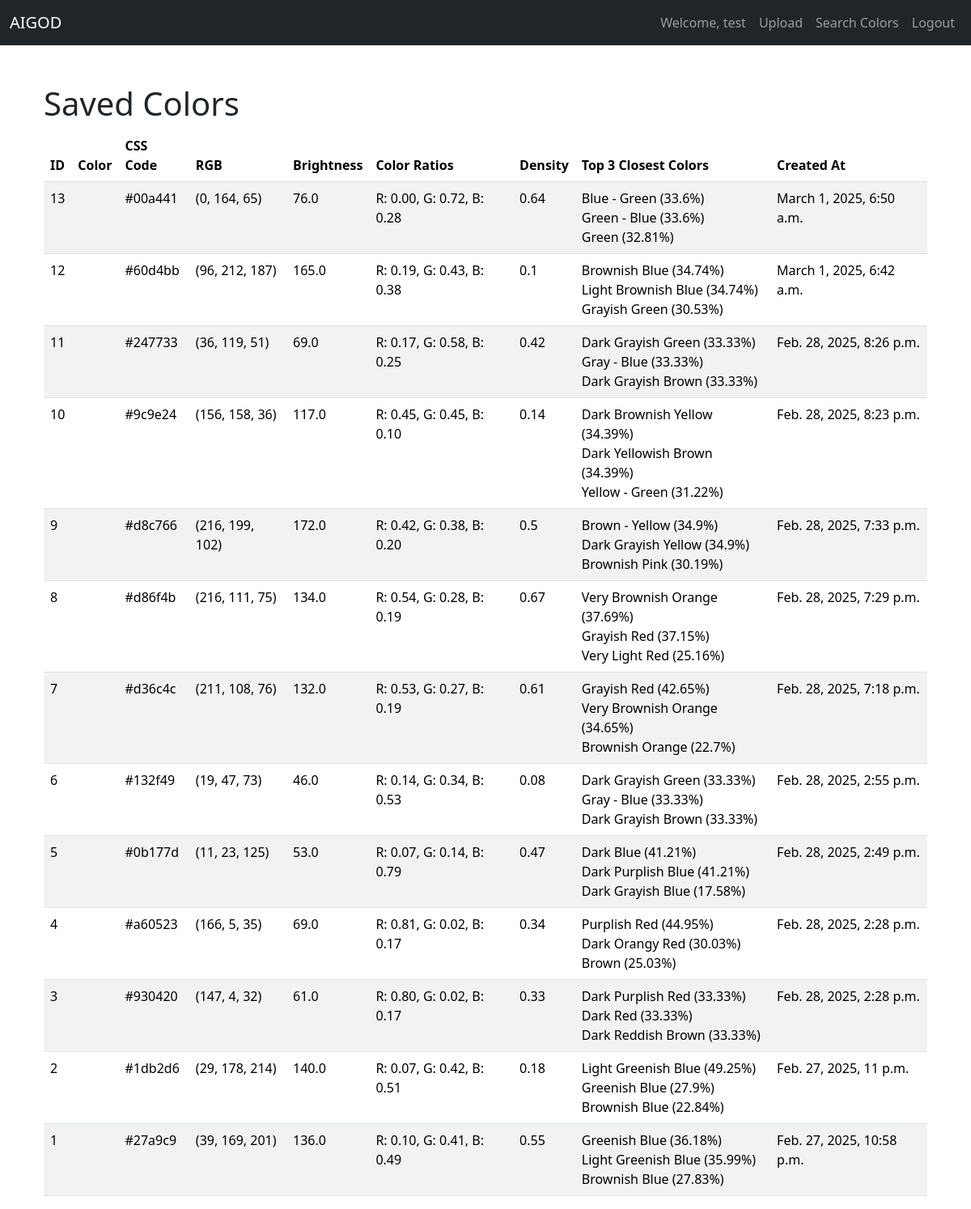
Screenshot of /saved_colors/ (signed in) with the database file from the repository.
### gemstone_app/models.py (models this page shows, shortened)
class ColorAnalysis(models.Model):
    gemstone_image = models.ForeignKey('GemstoneImage', on_delete=models.CASCADE)
    rgb = models.CharField(max_length=20)
    css_color_code = models.CharField(max_length=7)
    brightness = models.FloatField()
    color_ratios = models.CharField(max_length=50)
    density = models.FloatField()
    closest_colors = models.JSONField()
    created_at = models.DateTimeField(auto_now_add=True)

### gemstone_app/views.py (the view)
# urls.py: path('saved_colors/', saved_colors, name='saved_colors'),
def saved_colors(request):
    colors = ColorAnalysis.objects.all().order_by('-created_at')  # Show latest first
    return render(request, 'saved_colors.html', {'colors': colors})

### gemstone_app/templates/saved_colors.html
{% extends "base.html" %}
{% block content %}
<div class="container mt-5">
    <h1>Saved Colors</h1>
    <table class="table table-striped">
        <thead>
            <tr>
                <th>ID</th>
                <th>Color</th>
                <th>CSS Code</th>
                <th>RGB</th>
                <th>Brightness</th>
                <th>Color Ratios</th>
                <th>Density</th>
                <th>Top 3 Closest Colors</th>
                <th>Created At</th>
            </tr>
        </thead>
        <tbody>
            {% for color in colors %}
            <tr>
                <td>{{ color.id }}</td>
                <td><div class="color-box" style="background-color: {{ color.css_color_code }};"></div></td>
                <td>{{ color.css_color_code }}</td>
                <td>{{ color.rgb }}</td>
                <td>{{ color.brightness }}</td>
                <td>{{ color.color_ratios }}</td>
                <td>{{ color.density }}</td>
                <td>
                    {% for color_match in color.closest_colors %}
                        {{ color_match.name }} ({{ color_match.percentage }}%)<br>
                    {% endfor %}
                </td>
                <td>{{ color.created_at }}</td>
            </tr>
            {% endfor %}
        </tbody>
    </table>
</div>
{% endblock %}

### gemstone_app/templates/base.html (shortened to what this page needs)
{% load static %}
<!DOCTYPE html>
<html lang="en">
<head>
    <link href="https://cdn.jsdelivr.net/npm/bootstrap@5.3.3/dist/css/bootstrap.min.css" rel="stylesheet">
</head>
<body>
<nav class="navbar navbar-expand-lg navbar-dark bg-dark">
    <div class="container-fluid">
        <a class="navbar-brand" href="/">AIGOD</a>
        <div class="collapse navbar-collapse" id="navbarNav">
            <ul class="navbar-nav ms-auto">
                {% if user.is_authenticated %}
                    <li class="nav-item"><a class="nav-link" href="#">Welcome, {{ user.username }}</a></li>
                    <li class="nav-item"><a class="nav-link" href="{% url 'upload_image' %}">Upload</a></li>
                    <li class="nav-item"><a class="nav-link" href="{% url 'search_colors' %}">Search Colors</a></li>
                    <li class="nav-item"><a class="nav-link" href="{% url 'logout' %}">Logout</a></li>
                {% else %}
                    <li class="nav-item"><a class="nav-link" href="{% url 'login' %}">Login</a></li>
                    <li class="nav-item"><a class="nav-link" href="{% url 'register' %}">Register</a></li>
                {% endif %}
            </ul>
        </div>
    </div>
</nav>
<div class="container mt-5">
    {% block content %}
    {% endblock %}
</div>
</body>
</html>

### rows the page displays
ColorAnalysis: id "13", css_color_code "#00a441", rgb "(0, 164, 65)", brightness "76.0", color_ratios "R: 0.00, G: 0.72, B: 0.28", density "0.64", name "Blue - Green" "Green - Blue" "Green", percentage "33.6" "33.6" "32.81", created_at "March 1, 2025, 6:50 a.m."
ColorAnalysis: id "12", css_color_code "#60d4bb", rgb "(96, 212, 187)", brightness "165.0", color_ratios "R: 0.19, G: 0.43, B: 0.38", density "0.1", name "Brownish Blue" "Light Brownish Blue" "Grayish Green", percentage "34.74" "34.74" "30.53", created_at "March 1, 2025, 6:42 a.m."
ColorAnalysis: id "11", css_color_code "#247733", rgb "(36, 119, 51)", brightness "69.0", color_ratios "R: 0.17, G: 0.58, B: 0.25", density "0.42", name "Dark Grayish Green" "Gray - Blue" "Dark Grayish Brown", percentage "33.33" "33.33" "33.33", created_at "Feb. 28, 2025, 8:26 p.m."
ColorAnalysis: id "10", css_color_code "#9c9e24", rgb "(156, 158, 36)", brightness "117.0", color_ratios "R: 0.45, G: 0.45, B: 0.10", density "0.14", name "Dark Brownish Yellow" "Dark Yellowish Brown" "Yellow - Green", percentage "34.39" "34.39" "31.22", created_at "Feb. 28, 2025, 8:23 p.m."
ColorAnalysis: id "9", css_color_code "#d8c766", rgb "(216, 199, 102)", brightness "172.0", color_ratios "R: 0.42, G: 0.38, B: 0.20", density "0.5", name "Brown - Yellow" "Dark Grayish Yellow" "Brownish Pink", percentage "34.9" "34.9" "30.19", created_at "Feb. 28, 2025, 7:33 p.m."
ColorAnalysis: id "8", css_color_code "#d86f4b", rgb "(216, 111, 75)", brightness "134.0", color_ratios "R: 0.54, G: 0.28, B: 0.19", density "0.67", name "Very Brownish Orange" "Grayish Red" "Very Light Red", percentage "37.69" "37.15" "25.16", created_at "Feb. 28, 2025, 7:29 p.m."
ColorAnalysis: id "7", css_color_code "#d36c4c", rgb "(211, 108, 76)", brightness "132.0", color_ratios "R: 0.53, G: 0.27, B: 0.19", density "0.61", name "Grayish Red" "Very Brownish Orange" "Brownish Orange", percentage "42.65" "34.65" "22.7", created_at "Feb. 28, 2025, 7:18 p.m."
ColorAnalysis: id "6", css_color_code "#132f49", rgb "(19, 47, 73)", brightness "46.0", color_ratios "R: 0.14, G: 0.34, B: 0.53", density "0.08", name "Dark Grayish Green" "Gray - Blue" "Dark Grayish Brown", percentage "33.33" "33.33" "33.33", created_at "Feb. 28, 2025, 2:55 p.m."
ColorAnalysis: id "5", css_color_code "#0b177d", rgb "(11, 23, 125)", brightness "53.0", color_ratios "R: 0.07, G: 0.14, B: 0.79", density "0.47", name "Dark Blue" "Dark Purplish Blue" "Dark Grayish Blue", percentage "41.21" "41.21" "17.58", created_at "Feb. 28, 2025, 2:49 p.m."
ColorAnalysis: id "4", css_color_code "#a60523", rgb "(166, 5, 35)", brightness "69.0", color_ratios "R: 0.81, G: 0.02, B: 0.17", density "0.34", name "Purplish Red" "Dark Orangy Red" "Brown", percentage "44.95" "30.03" "25.03", created_at "Feb. 28, 2025, 2:28 p.m."
ColorAnalysis: id "3", css_color_code "#930420", rgb "(147, 4, 32)", brightness "61.0", color_ratios "R: 0.80, G: 0.02, B: 0.17", density "0.33", name "Dark Purplish Red" "Dark Red" "Dark Reddish Brown", percentage "33.33" "33.33" "33.33", created_at "Feb. 28, 2025, 2:28 p.m."
ColorAnalysis: id "2", css_color_code "#1db2d6", rgb "(29, 178, 214)", brightness "140.0", color_ratios "R: 0.07, G: 0.42, B: 0.51", density "0.18", name "Light Greenish Blue" "Greenish Blue" "Brownish Blue", percentage "49.25" "27.9" "22.84", created_at "Feb. 27, 2025, 11 p.m."
ColorAnalysis: id "1", css_color_code "#27a9c9", rgb "(39, 169, 201)", brightness "136.0", color_ratios "R: 0.10, G: 0.41, B: 0.49", density "0.55", name "Greenish Blue" "Light Greenish Blue" "Brownish Blue", percentage "36.18" "35.99" "27.83", created_at "Feb. 27, 2025, 10:58 p.m."

### other values shown
{{ user.username }} "test"
